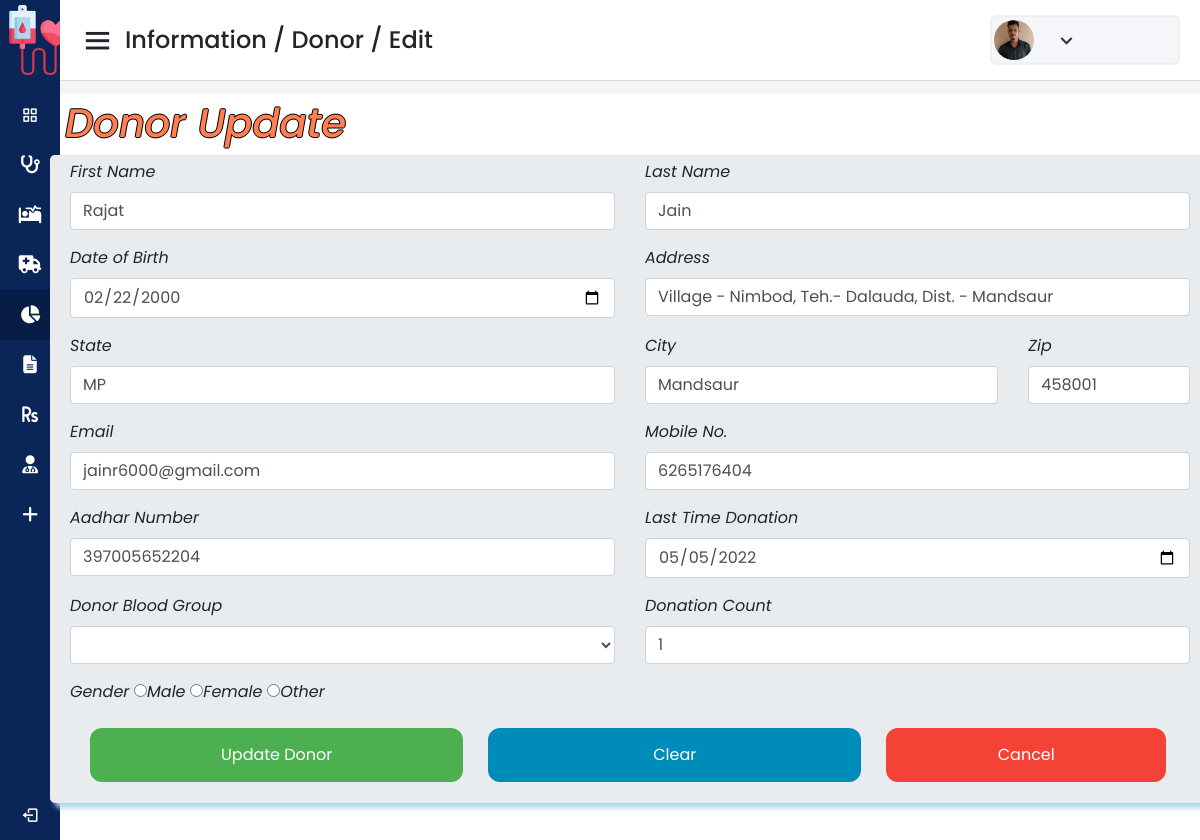
The app's page /update/update_Donor.php?updateid=1 with its own data.
### tables this page shows
CREATE TABLE IF NOT EXISTS `donor` (
  `d_id` int(225) NOT NULL AUTO_INCREMENT,
  `d_fname` varchar(225) DEFAULT NULL,
  `d_lname` varchar(225) DEFAULT NULL,
  `d_dob` date NOT NULL,
  `d_address` varchar(225) DEFAULT NULL,
  `d_state` varchar(225) DEFAULT NULL,
  `d_city` varchar(225) DEFAULT NULL,
  `d_zip` varchar(225) DEFAULT NULL,
  `d_email` varchar(225) DEFAULT NULL,
  `d_mobile` varchar(225) DEFAULT NULL,
  `d_aadhar` varchar(225) DEFAULT NULL,
  `d_ltd` date NOT NULL,
  `d_bgroup` varchar(225) DEFAULT NULL,
  `d_dcount` varchar(255) DEFAULT NULL,
  `d_gender` varchar(255) DEFAULT NULL,
  `d_photo` varchar(255) DEFAULT NULL,
  PRIMARY KEY (`d_id`)
);

### update/Update_Donor.php (the view, shortened to what this page needs)
<?php
$con = mysqli_connect('localhost:3308','root','');
mysqli_select_db($con,'rblood');
$updateid = $_GET['updateid'];
$sql = "select * from donor where d_id = '$updateid'";
$res= mysqli_query($con, $sql);
$row = mysqli_fetch_assoc($res);
$fname = $row['d_fname'];
$lname=$row['d_lname'];
$dob = $row['d_dob'];
$address = $row['d_address'];
$state = $row['d_state'];
$city = $row['d_city'];
$zip = $row['d_zip'];
$email = $row['d_email'];
$mobile = $row['d_mobile'];
$aadhar = $row['d_aadhar'];
$ltd = $row['d_ltd'];
$bgroup = $row['d_bgroup'];
$dcount = $row['d_dcount'];
 ?>
<!DOCTYPE html>
<html lang="en" dir="ltr">
  <head>
    <link rel="stylesheet" href="../css/adminPanel.css">
    <link href='https://unpkg.com/boxicons@2.0.7/css/boxicons.min.css' rel='stylesheet'>
    <link rel="stylesheet" href="https://cdnjs.cloudflare.com/ajax/libs/font-awesome/4.7.0/css/font-awesome.min.css">
    <link rel="stylesheet" href="https://cdn.jsdelivr.net/npm/bootstrap@4.0.0/dist/css/bootstrap.min.css">
  </head>
<body>
  <div class="sidebar">
    <div class="logo-details">
        <img class="topicon" src="../images/blood-donation.png">
      <span class="logo_name">BloodBank</span>
    </div>
      <ul class="nav-links">
        <li>
            <a href="../adminHome.php">
            <i class='bx bx-grid-alt' ></i>
            <span class="links_name">Home</span>
          </a>
        </li>
        <li>
            <a href="../Adonor.php">
            <i class='fas fa-stethoscope'></i>
            <span class="links_name">Donor</span>
          </a>
        </li>
        <li>
            <a href="../Apatient.php">
            <i class='fas fa-procedures'></i>
            <span class="links_name">Patient</span>
          </a>
        </li>
        <li>
            <a href="../ATransport.php">
            <i class='fas fa-ambulance'></i>
            <span class="links_name">Transport</span>
          </a>
        </li>
        <li>
            <a href="../AInformation.php" class="active">
            <i class="fa fa-pie-chart"></i>
            <span class="links_name">Information/Donor/Edit</span>
          </a>
        </li>
        <li>
            <a href="../AReport.php">
           <i class="fa fa-file-text"></i>
            <span class="links_name">Report</span>
          </a>
        </li>
        <li>
            <a href="../Asalary.php">
            <i class='fas fa-rupee-sign'></i>
            <span class="links_name">Salary</span>
          </a>
        </li>
        <li>
            <a href="../AStaff.php">
            <i class='fas fa-user-md'></i>
            <span class="links_name">Staff</span>
          </a>
        </li>
        <li>
            <a href="../ANewUser.php">
            <i class='fas fa-plus'></i>
            <span class="links_name">Add new user</span>
          </a>
        </li>
        <li class="log_out">
          <a href="../Logout.php">
            <i class='bx bx-log-out'></i>
            <span class="links_name">Log out</span>
          </a>
        </li>
      </ul>
  </div>
  <section class="home-section">
    <nav>
      <div class="sidebar-button">
        <i class='bx bx-menu sidebarBtn'></i>
            <span class="dashboard">Information / Donor / Edit</span>
      </div>
      <div class="profile-details">
         <img src="images/Rajat.jpg"/>
        <i class='bx bx-chevron-down' ></i>
      </div>
    </nav>
      <div  style="background-color:white;">
      <div class="container">
          <form method="post">
              <h2>Donor Update</h2>
              <div class="row jumbotron">
                  <div class="col-md-6 form-group">
                      <label for="inputname">First Name</label>
                      <input type="text" class="form-control" placeholder="Enter First Name" name="d_fname" value="<?php echo $fname; ?>" required>
                  </div>
                  <div class="col-md-6 form-group">
                      <label for="inputname">Last Name</label>
                      <input type="text" class="form-control" placeholder="Enter Last Name" name="d_lname" value="<?php echo $lname; ?>" required>
                  </div>
                  <div class="col-md-6 form-group">
                      <label for="inputname">Date of Birth</label>
                      <input type="date" class="form-control" placeholder="Date Of Birth" name="d_dob" value="<?php echo $dob; ?>" required>
                  </div>
                  <div class="col-md-6 form-group">
                      <label for="inputname">Address</label>
                      <input type="text" class="form-control" placeholder="Enter Address" name="d_address" value="<?php echo $address; ?>" required>
                  </div>
                  <div class="col-md-6 form-group">
                      <label for="inputname">State</label>
                      <input type="text" class="form-control" placeholder="Enter State" name="d_state" value="<?php echo $state; ?>" required>
                  </div>
                  <div class="col-md-4 form-group">
                      <label for="inputname">City</label>
                      <input type="text" class="form-control" placeholder="Enter City" name="d_city" value="<?php echo $city; ?>" required>
                  </div>
                  <div class="col-md-2 form-group">
                      <label for="inputname">Zip</label>
                      <input type="text" class="form-control" placeholder="Enter Zip" name="d_zip" value="<?php echo $zip; ?>" required>
                  </div>
                  <div class="col-md-6 form-group">
                      <label for="email">Email</label>
                      <input type="email" class="form-control" placeholder="Enter Email" name="d_email" value="<?php echo $email; ?>" required>
                  </div>
                  <div class="col-md-6 form-group">
                      <label for="mobile">Mobile No.</label>
                      <input type="number" class="form-control" placeholder="Enter Mobile Number" name="d_mobile" value="<?php echo $mobile; ?>" required>
                  </div>
                  <div class="col-md-6 form-group">
                      <label for="aadhar">Aadhar Number</label>
                      <input type="number" class="form-control" placeholder="Enter Aadhar Number" name="d_aadhar" value="<?php echo $aadhar; ?>" required>
                  </div>
                  <div class="col-md-6 form-group">
                      <label for="inputname">Last Time Donation</label>
                      <input type="date" class="form-control" placeholder="Last Time Donate Blood" name="d_ltd" value="<?php echo $ltd; ?>" required>
                  </div>
                  <div class="col-md-6 form-group">
                      <label for="inputname">Donor Blood Group</label>
                      <select class="form-control" name="d_bgroup" value="<?php echo $bgroup; ?>" required><option <?php echo $bgroup ?></option><option value="O +ve">O +ve</option></select>
                        </div>
                  <div class="col-md-6 form-group">
                      <label for="Count">Donation Count</label>
                      <input type="number" class="form-control" placeholder="Donation Count" name="d_dcount" value="<?php echo $dcount; ?>" required>
                  </div>
                  <div class="col-md-6 form-group" >
                      <label for="inputname">Gender</label>
                      <input type="radio" name="d_gender" value="Male">Male
                      <input type="radio" name="d_gender" value="Female">Female
                      <input type="radio" name="d_gender" value="Other">Other
                  </div>
                  <div class="col-md-12 form-group">
                      <button type="submit" class="button button1 col-md-4" name="submit">Update Donor</button>
                  <button type="reset" class="button button2 col-md-4">Clear</button>
                  <button type="submit" class="button button3 col-md-3" value="Cancel" formaction="http://localhost/Rblood/Information/DonorInfo.php">Cancel</button>
                  </div>
                </div>
          </form>
      </div>
      </div>
  </section>
</body>
</html>

### css/adminPanel.css (style rules this page uses)
* { margin: 0; padding: 0; box-sizing: border-box; font-family: 'Poppins', sans-serif; }
.sidebar { position: fixed; height: 100%; width: 240px; background: #0A2558; transition: all 0.5s ease; }
.topicon { width:80px; padding:5px }
.sidebar .logo-details { height: 80px; display: flex; align-items: center; }
.sidebar .logo-details .logo_name { color: #fff; font-size: 24px; font-weight: 500; }
.sidebar .nav-links { margin-top: 10px; }
.sidebar .nav-links li { position: relative; list-style: none; height: 50px; }
.sidebar .nav-links li a { height: 100%; width: 100%; display: flex; align-items: center; text-decoration: none; transition: all 0.4s ease; }
.sidebar .nav-links li a.active { background: #081D45; }
.sidebar .nav-links li i { min-width: 60px; text-align: center; font-size: 18px; color: #fff; }
.sidebar .nav-links li a .links_name { color: #fff; font-size: 15px; font-weight: 400; white-space: nowrap; }
.sidebar .nav-links .log_out { position: absolute; bottom: 0; width: 100%; }
.home-section { position: relative; background: #f5f5f5; min-height: 100vh; width: calc(100% - 240px); left: 240px; transition: all 0.5s ease; }
.home-section nav { display: flex; justify-content: space-between; height: 80px; background: #fff; display: flex; align-items: center; position: fixed; width: calc(100% - 240px); left: 240px; z-index: 100; padding: 0 20px; box-shadow: 0 1px 1px rgba(0, 0, 0, 0.1); transition: all 0.5s ease; }
.home-section nav .sidebar-button { display: flex; align-items: center; font-size: 24px; font-weight: 500; }
nav .sidebar-button i { font-size: 35px; margin-right: 10px; }
.home-section nav .profile-details { display: flex; align-items: center; background: #F5F6FA; border: 2px solid #EFEEF1; border-radius: 6px; height: 50px; min-width: 190px; padding: 0 15px 0 2px; }
nav .profile-details img { height: 40px; width: 40px; border-radius: 50px; object-fit: cover; }
nav .profile-details i { font-size: 25px; color: #333; }
@media (max-width: 1240px) { .sidebar { width: 60px; } }
@media (max-width: 1240px) { .home-section { width: calc(100% - 60px); left: 60px; } }
@media (max-width: 1240px) { .home-section nav { width: calc(100% - 60px); left: 60px; } }

### update/Update_Donor.php (style rules this page uses)
.container { padding: 5px; margin-top: 70px; font-style:italic; }
form h2 { color: coral; text-shadow: -1px 0 black, 0 1px black, 1px 0 black, 0 -1px black; font-size: 40px }
.row { padding: 5px; box-shadow: 5px 5px 5px lightblue; }
.button { border: none; border-radius: 12px; color: white; padding: 15px 30px; text-align: center; text-decoration: none; display: inline-block; font-size: 16px; margin-left: 20px; cursor: pointer; -webkit-transition-duration: 0.4s; transition-duration: 0.4s; }
.button1 { background-color: #4CAF50; color: white; }
.button2 { background-color: #008CBA; color: white; }
.button3 { background-color: #f44336; color: white; }
input[type=number] { -moz-appearance: textfield; }

### records on screen
donor: d_fname "Rajat", d_lname "Jain", d_dob "02/22/2000", d_address "Village - Nimbod, Teh.- Dalauda, Dist. - Mandsaur", d_state "MP", d_city "Mandsaur", d_zip "458001", d_email "jainr6000@gmail.com", d_mobile "6265176404", d_aadhar "397005652204", d_ltd "05/05/2022", d_dcount "1"
